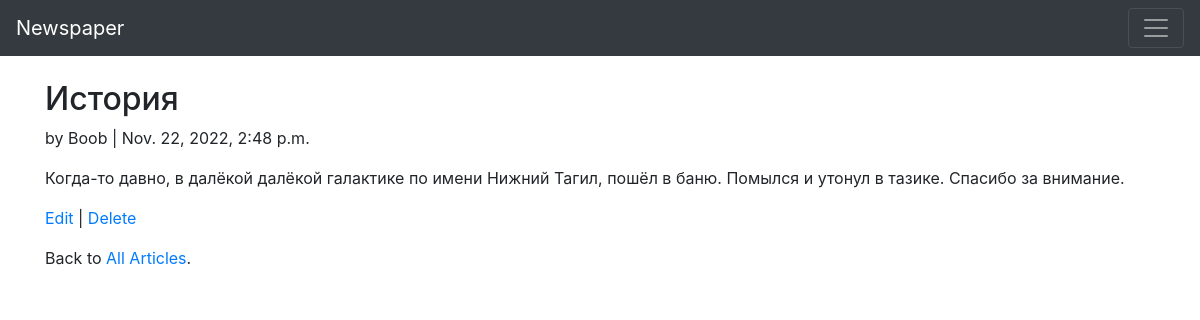
The page /articles/7/ (signed in) on the database its author committed.
### articles/models.py (models this page shows, shortened)
class Article(models.Model):
    title = models.CharField(max_length=255)
    body = models.TextField()
    date = models.DateTimeField(auto_now_add=True)
    author = models.ForeignKey(settings.AUTH_USER_MODEL, on_delete=models.CASCADE,)

### users/models.py (models this page shows)
class CustomUser(AbstractUser):
    age = models.PositiveIntegerField(default=0)

### articles/views.py (the view)
# urls.py: path('<int:pk>/', views.ArticleDetailView.as_view(), name='article_detail'),
class ArticleDetailView(LoginRequiredMixin, DetailView):
    model = models.Article
    template_name = 'article_detail.html'

### templates/article_detail.html
{% extends 'base.html' %}
{% block content %}
<div class="article-entry">
    <h2>{{ object.title }}</h2>
    <p>by {{ object.author }} | {{ object.date }}</p>
    <p>{{ object.body }}</p>
</div>
<p><a href="{% url 'article_edit' article.pk %}">Edit</a> | <a href="{# url 'article_delete' article.pk %}">Delete</a></p>
<p>Back to <a href="{% url 'article_list' %}">All Articles</a>.</p>
{% endblock content %}

### rows shown on the page
Article: title "История", author "Boob", date "Nov. 22, 2022, 2:48 p.m.", body "Когда-то давно, в далёкой далёкой галактике по имени Нижний Тагил, пошёл в баню. Помылся и утонул в тазике. Спасибо за внимание."
